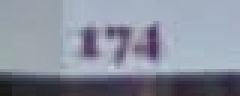
#> input picture Templates/numbers/131.png, 80 x 32 px, found by its file name (shown 3 times larger)
$ jupyter execute test1.ipynb
#> lines starting #> are read from the running program, lines starting #| are printed output that depends on the picture; after the words box and inside, x2 and y2 are one past the last pixel; in counts of white or black regions, pixels touching at a corner belong together
[cell 1]
# Load the test image using OpenCV's imread() function.
import cv2

img = cv2.imread('/Users/philosamuel/Downloads/PROJECTS SP_23/VISION/131.png')
#> img is the input picture: shape (32, 80, 3); mean B, G, R 156.8, 142.4, 136.8

[cell 2]
import os

print(os.getcwd())  # Print the current working directory

[cell 3]
#Convert the image to grayscale using OpenCV's cvtColor() function.
gray = cv2.cvtColor(img, cv2.COLOR_BGR2GRAY)
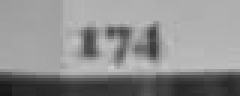
#> gray: shape (32, 80) (shown 3 times larger); min 22, max 206, mean 142.4

[cell 4]
#Apply a threshold to the image to make the digits more prominent using OpenCV's threshold() function
ret, thresh = cv2.threshold(gray, 0, 255, cv2.THRESH_BINARY_INV + cv2.THRESH_OTSU)
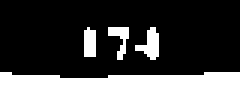
#> thresh: shape (32, 80) (shown 3 times larger); 26.6% white; 4 white regions
#> ret = 118

[cell 5]
#Find contours in the image using OpenCV's findContours() function.
contours, hierarchy = cv2.findContours(thresh, cv2.RETR_EXTERNAL, cv2.CHAIN_APPROX_SIMPLE)
#> contours = 4 contours; box (x1, y1, x2, y2) and area: (0, 24, 80, 32) 473, (45, 9, 53, 20) 34, (28, 9, 32, 19) 25, (36, 9, 43, 20) 21

[cell 6]
digits = []
for contour in contours:
    x, y, w, h = cv2.boundingRect(contour)
    if w > 10 and h > 10:
        digits.append((x, y, w, h))
#> this loop made 4 passes
#> (x, y, w, h) on passes 1 to 4: (0, 24, 80, 8), (45, 9, 8, 11), (36, 9, 7, 11), (28, 9, 4, 10)
#> after the loop, digits = []

$ run again, with Templates/numbers/5.png copied over Templates/numbers/131.png
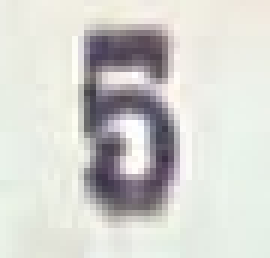
#> input picture Templates/numbers/5.png, 45 x 43 px, found by its file name (shown 6 times larger)
#> img is the input picture: shape (43, 45, 3); mean B, G, R 207, 211.7, 211.6
#> `ret, thresh = cv2.threshold(gray, 0, 255, cv2.THRESH_BINARY_INV + cv2...`:
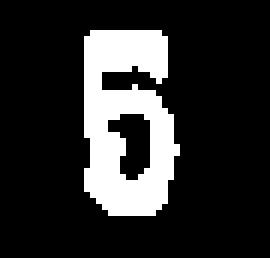
#> thresh: shape (43, 45) (shown 6 times larger); 17.7% white; 1 white region
#> ret = 170
#> contours = 1 contour; box (x1, y1, x2, y2) and area: (14, 5, 30, 36) 344
#> the loop `for contour in contours:` made 1 pass
#> (x, y, w, h) on pass 1: (14, 5, 16, 31)
#> after the loop `for contour in contours:`: digits = [(14, 5, 16, 31)]
